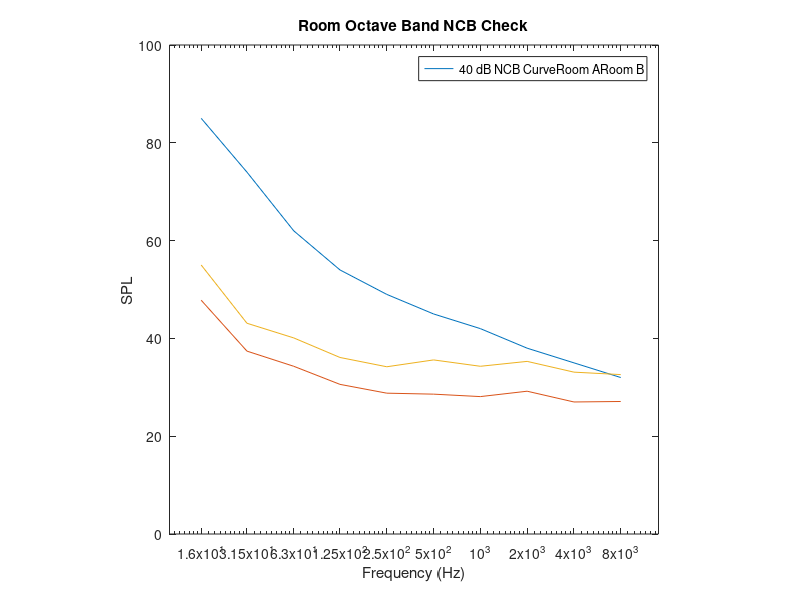

MATLAB code to generate this figure:
close all;

cent_freq = [16, 31.5, 63, 125, 250, 500, 1000, 2000, 4000, 8000];
dB40 = [85, 74, 62, 54, 49, 45, 42, 38 ,35, 32];
room_a = [50.1, 39.7, 36.6, 32.9, 31.1, 30.9, 30.4, 31.5, 29.3, 29.4] - 2.3; 
room_b = [57.3, 45.4, 42.4, 38.4, 36.5, 37.9, 36.6, 37.6, 35.4, 34.9] - 2.3;

SIL_a = mean(room_a(6:9));
SIL_b = mean(room_b(6:9));

figure;
semilogx(cent_freq, dB40); axis square;
hold on;
semilogx(cent_freq, room_a);
semilogx(cent_freq, room_b);

xlim([10, 14e3]);
ylim([0, 100]);

xticks(cent_freq);

title("Room Octave Band NCB Check");
ylabel("SPL");
xlabel("Frequency (Hz)");

legend(["40 dB NCB Curve", "Room A", "Room B"]);